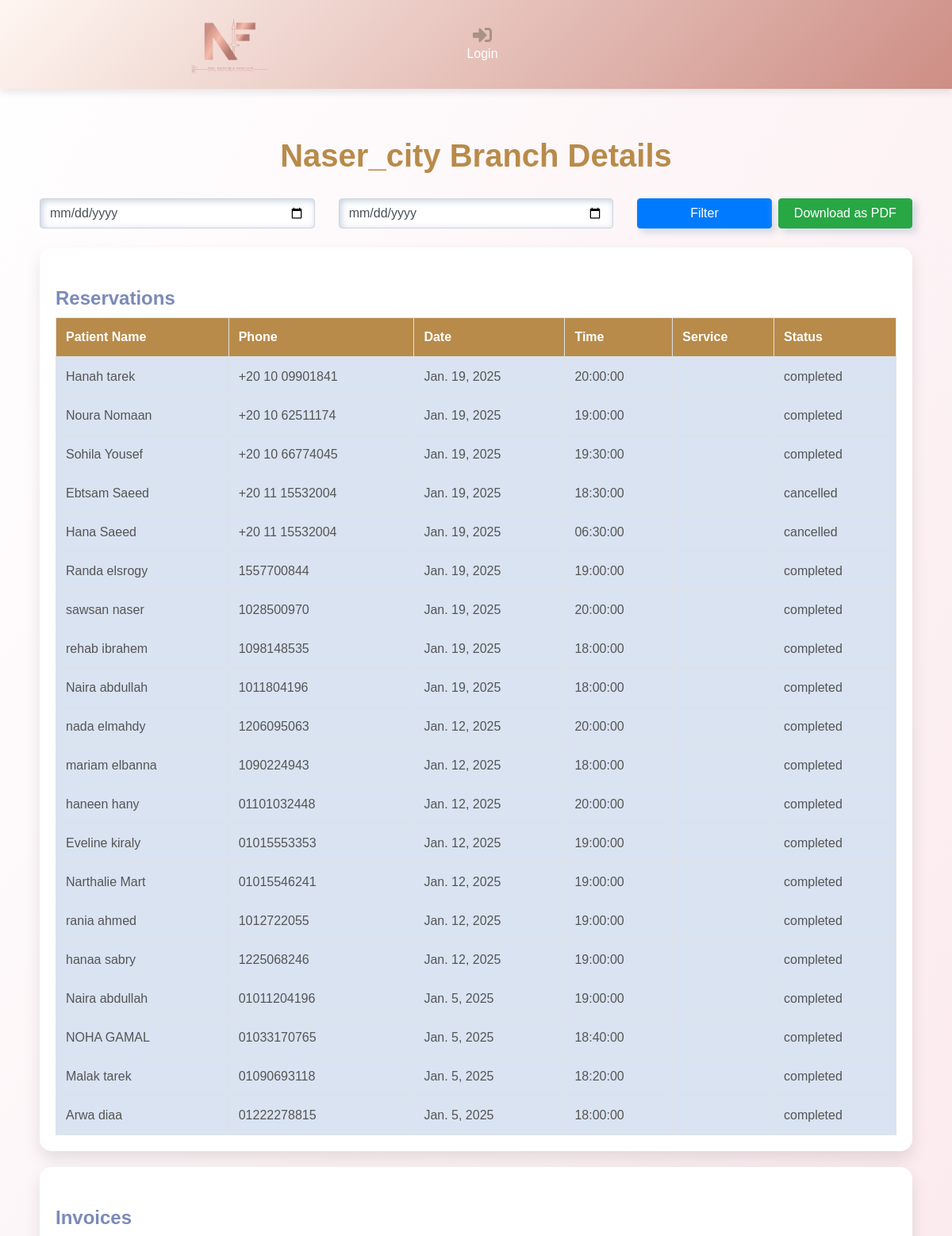
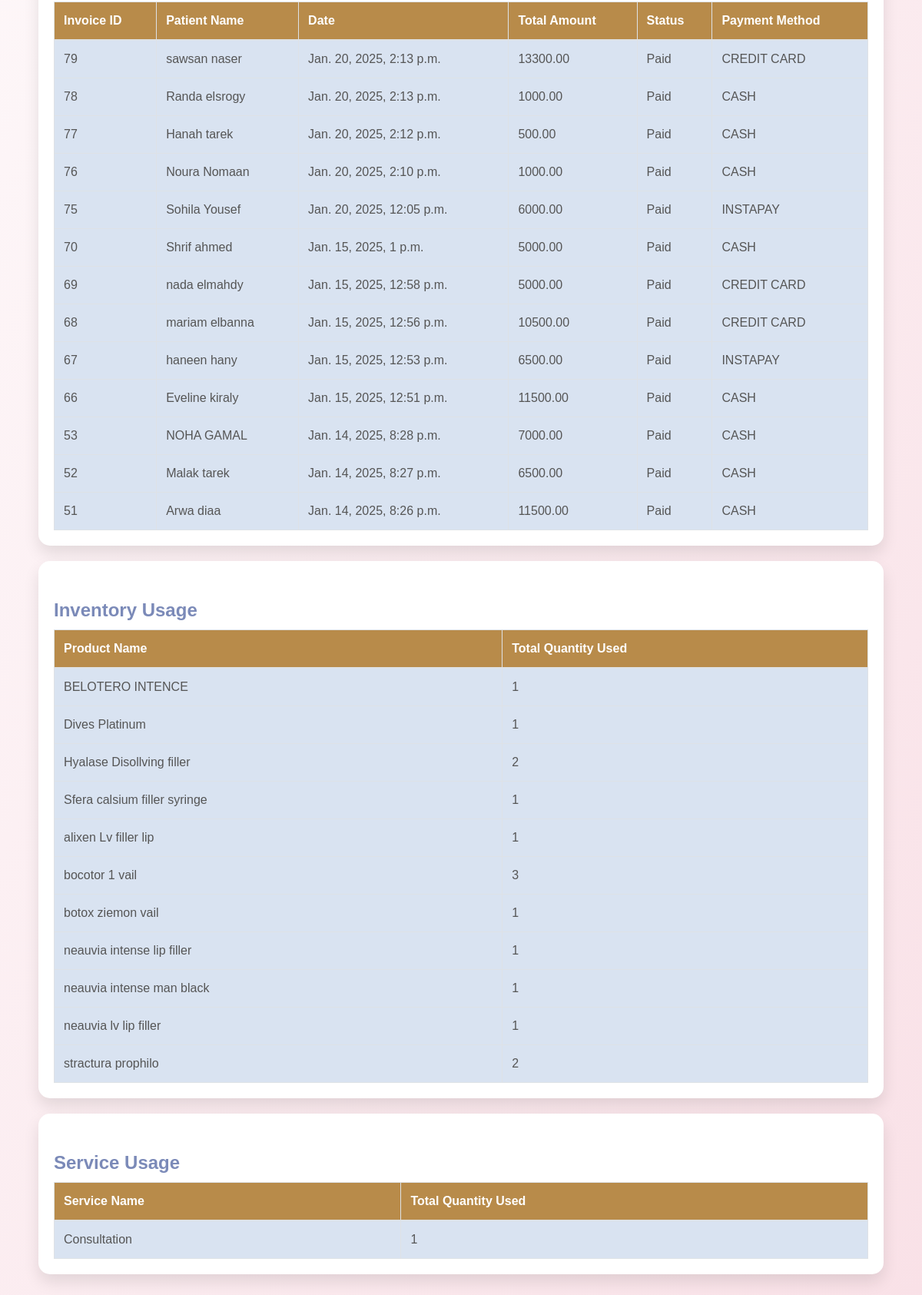
The app's page /naser_city_branch with its own data (2 pictures, top to bottom).
### webapp/models.py (models this page shows, shortened)
class Reserve(models.Model):
    STATUS_CHOICES = [
        ('completed', 'Completed'),
        ('pending', 'Pending'),
        ('cancelled', 'Cancelled'),
    ]
    BRANCH_CHOICES = [
        ('EL_Mohandsen', 'EL_Mohandsen'),
        ('5th_sattelment', '5th_sattelment'),
        ('Naser_city', 'Naser_city'),
    ]
    TYPE_CHOICES = [
        ('old', 'old'),
        ('new', 'new'),
    ]
    SERVICE_CHOICES = [
        ('SKINBOOSTER', 'Skinbooster'),
        ('FILLER', 'Filler'),
        ('DISSOLVING_FILLER', 'Dissolving Filler'),
        ('BOTOX', 'Botox'),
        ('RETOUCH', 'Retouch'),
        ('CONSULTATION', 'Consultation'),
        ('DERMA_PEN', 'Derma Pen'),
        ('LIP_FILLER', 'Lip Filler'),
        ('MESOTHERAPY', 'Mesotherapy'),
    ]
    patient_name = models.CharField(max_length=100)
    phone = models.CharField(max_length=100)
    type = models.CharField(max_length=100, choices=TYPE_CHOICES, default='old')
    date = models.DateField(default=timezone.now)
    time = models.CharField(max_length=10)
    services = models.CharField(default=list, max_length=1000)  # استخدام JSONField لتخزين قائمة الخدمات
    notes = models.CharField(max_length=1000, default='notes')
    created_at = models.DateTimeField(auto_now_add=True)
    status = models.CharField(max_length=10, choices=STATUS_CHOICES, default='pending')
    Branch = models.CharField(max_length=50, choices=BRANCH_CHOICES, default='Branch')
    class Meta:
        ordering = ['-created_at']

class Payment(models.Model):
    STATUS_CHOICES = [
        ('Paid', 'Paid'),
        ('Pending', 'Pending'),
        ('Cancelled', 'Cancelled'),
    ]
    METHOD_CHOICES = [
        ('INSTAPAY', 'INSTAPAY'),
        ('CASH', 'CASH'),
        ('CREDIT CARD', 'CREDIT CARD'),
        ('E_WALLET', 'E_WALLET'),
    ]
    BRANCH_CHOICES = [
        ('EL_Mohandsen', 'EL_Mohandsen'),
        ('5th_sattelment', '5th_sattelment'),
        ('Naser_city', 'Naser_city'),
    ]
    TYPE_CHOICES = [
        ('Pay', 'Pay'),
        ('Refund', 'Refund'),
    ]
    patient = models.CharField(max_length=100)
    Branch = models.CharField(max_length=50, choices=BRANCH_CHOICES, default='Branch')
    date = models.DateField(null=True, blank=True, default=timezone.now)
    created_at = models.DateTimeField(auto_now_add=True)
    status = models.CharField(max_length=20, choices=STATUS_CHOICES, default='Pending')
    method = models.CharField(max_length=100, choices=METHOD_CHOICES, default='CASH')
    type = models.CharField(max_length=50, choices=TYPE_CHOICES, default='Pay')
    services = models.ManyToManyField(Service, through='PaymentService')
    inventory = models.ManyToManyField(Inventory, through='PaymentInventory')
    class Meta:
        ordering = ['-created_at']
    def get_total_service(self):
        return sum([ps.price_at_time_of_payment * ps.quantity for ps in self.paymentservice_set.all()])
    def get_total_products(self):
        return sum([pi.price_at_time_of_payment * pi.quantity for pi in self.paymentinventory_set.all()])
    def get_total_amount(self):
        return self.get_total_service() + self.get_total_products()

class PaymentInventory(models.Model):
    payment = models.ForeignKey(Payment, on_delete=models.CASCADE)
    inventory = models.ForeignKey(Inventory, on_delete=models.CASCADE)
    quantity = models.PositiveIntegerField(default=1)
    price_at_time_of_payment = models.DecimalField(max_digits=10, decimal_places=2, default=0)
    created_at = models.DateTimeField(auto_now_add=True)

class PaymentService(models.Model):
    payment = models.ForeignKey(Payment, on_delete=models.CASCADE)
    service = models.ForeignKey(Service, on_delete=models.CASCADE)
    quantity = models.PositiveIntegerField(default=1)
    price_at_time_of_payment = models.DecimalField(max_digits=10, decimal_places=2, default=0)
    created_at = models.DateTimeField(auto_now_add=True)

class Inventory(models.Model):
    item_name = models.CharField(max_length=300)
    item_quantity = models.IntegerField()  # الكمية الموجودة في المخزن
    item_price = models.DecimalField(max_digits=10, decimal_places=2,default=0)
    item_cost = models.DecimalField(max_digits=10, decimal_places=2)  # تكلفة المنتج
    company_source = models.ForeignKey(Companies, on_delete=models.CASCADE, related_name='inventory_items')
    created_at = models.DateTimeField(auto_now_add=True)

class Service(models.Model):
    name = models.CharField(max_length=100)
    price = models.DecimalField(max_digits=10, decimal_places=2)  # سعر الخدمة

### webapp/views.py (the view, shortened to what this page needs)
# urls.py: path('naser_city_branch', views.naser_city_branch, name='naser_city_branch'),
def naser_city_branch(request):
    start_date = request.GET.get('start_date')
    end_date = request.GET.get('end_date')
    export_pdf = request.GET.get('export_pdf')
    if start_date and end_date:
        try:
            start_date = datetime.strptime(start_date, '%Y-%m-%d')
            end_date = datetime.strptime(end_date, '%Y-%m-%d')
            reservations = Reserve.objects.filter(Branch='Naser_city', date__range=[start_date, end_date])
            invoices = Payment.objects.filter(Branch='Naser_city', date__range=[start_date, end_date])
            inventory_usage = PaymentInventory.objects.filter(payment__Branch='Naser_city', payment__date__range=[start_date, end_date]).values(
                'inventory__item_name'
            ).annotate(total_quantity_used=Sum('quantity'))
            service_usage = PaymentService.objects.filter(payment__Branch='Naser_city', payment__date__range=[start_date, end_date]).values(
                'service__name'
            ).annotate(total_quantity_used=Sum('quantity'))
        except ValueError:
            reservations = Reserve.objects.filter(Branch='Naser_city')
            invoices = Payment.objects.filter(Branch='Naser_city')
            inventory_usage = PaymentInventory.objects.filter(payment__Branch='Naser_city').values(
                'inventory__item_name'
            ).annotate(total_quantity_used=Sum('quantity'))
            service_usage = PaymentService.objects.filter(payment__Branch='Naser_city').values(
                'service__name'
            ).annotate(total_quantity_used=Sum('quantity'))
    else:
        reservations = Reserve.objects.filter(Branch='Naser_city')
        invoices = Payment.objects.filter(Branch='Naser_city')
        inventory_usage = PaymentInventory.objects.filter(payment__Branch='Naser_city').values(
            'inventory__item_name'
        ).annotate(total_quantity_used=Sum('quantity'))
        service_usage = PaymentService.objects.filter(payment__Branch='Naser_city').values(
            'service__name'
        ).annotate(total_quantity_used=Sum('quantity'))
    context = {
        'reservations': reservations,
        'invoices': invoices,
        'inventory_usage': inventory_usage,
        'service_usage': service_usage,
        'start_date': start_date.strftime('%Y-%m-%d') if start_date else '',
        'end_date': end_date.strftime('%Y-%m-%d') if end_date else ''
    }
    return render(request, 'web/naser_city_branch.html', context)

### templates/web/naser_city_branch.html (shortened to what this page needs)
{% extends 'base.html' %}
{% block content %}
<!DOCTYPE html>
<html lang="en">
<head>
    <link rel="stylesheet" href="https://stackpath.bootstrapcdn.com/bootstrap/4.5.2/css/bootstrap.min.css">
    <link rel="stylesheet" href="https://cdnjs.cloudflare.com/ajax/libs/font-awesome/5.15.4/css/all.min.css">
</head>
<body>
    <div class="container">
        <h1 class="text-center">Naser_city Branch Details</h1>
        <form method="get" class="mb-4">
            <div class="row">
                <div class="col-md-4">
                    <input type="date" name="start_date" class="form-control" placeholder="Start Date" value="{{ start_date }}">
                </div>
                <div class="col-md-4">
                    <input type="date" name="end_date" class="form-control" placeholder="End Date" value="{{ end_date }}">
                </div>
                <div class="col-md-4 d-flex">
                    <button type="submit" class="btn btn-primary mr-2 w-100">Filter</button>
                    <button type="submit" name="export_pdf" value="true" class="btn btn-success w-100">Download as PDF</button>
                </div>
            </div>
        </form>
        <div class="card">
            <div class="card-body">
                <h4 class="section-title">Reservations</h4>
                <div class="table-responsive">
                    <table class="table table-bordered">
                        <thead>
                            <tr>
                                <th>Patient Name</th>
                                <th>Phone</th>
                                <th>Date</th>
                                <th>Time</th>
                                <th>Service</th>
                                <th>Status</th>
                            </tr>
                        </thead>
                        <tbody>
                            {% for reservation in reservations %}
                            <tr>
                                <td>{{ reservation.patient_name}}</td>
                                <td>{{ reservation.phone }}</td>
                                <td>{{ reservation.date }}</td>
                                <td>{{ reservation.time }}</td>
                                <td>{{ reservation.service }}</td>
                                <td>{{ reservation.status }}</td>
                            </tr>
                            {% endfor %}
                        </tbody>
                    </table>
                </div>
            </div>
        </div>
        <div class="card">
            <div class="card-body">
                <h4 class="section-title">Invoices</h4>
                <div class="table-responsive">
                    <table class="table table-bordered">
                        <thead>
                            <tr>
                                <th>Invoice ID</th>
                                <th>Patient Name</th>
                                <th>Date</th>
                                <th>Total Amount</th>
                                <th>Status</th>
                                <th>Payment Method</th>
                            </tr>
                        </thead>
                        <tbody>
                            {% for invoice in invoices %}
                            <tr>
                                <td>{{ invoice.id }}</td>
                                <td>{{ invoice.patient }}</td>
                                <td>{{ invoice.created_at }}</td>
                                <td>{{ invoice.get_total_amount }}</td>
                                <td>{{ invoice.status }}</td>
                                <td>{{ invoice.method }}</td>
                            </tr>
                            {% endfor %}
                        </tbody>
                    </table>
                </div>
            </div>
        </div>
        <div class="card">
            <div class="card-body">
                <h4 class="section-title">Inventory Usage</h4>
                <div class="table-responsive">
                    <table class="table table-bordered">
                        <thead>
                            <tr>
                                <th>Product Name</th>
                                <th>Total Quantity Used</th>
                            </tr>
                        </thead>
                        <tbody>
                            {% for item in inventory_usage %}
                            <tr>
                                <td>{{ item.inventory__item_name }}</td>
                                <td>{{ item.total_quantity_used }}</td>
                            </tr>
                            {% endfor %}
                        </tbody>
                    </table>
                </div>
            </div>
        </div>
        <div class="card">
            <div class="card-body">
                <h4 class="section-title">Service Usage</h4>
                <div class="table-responsive">
                    <table class="table table-bordered">
                        <thead>
                            <tr>
                                <th>Service Name</th>
                                <th>Total Quantity Used</th>
                            </tr>
                        </thead>
                        <tbody>
                            {% for service in service_usage %}
                            <tr>
                                <td>{{ service.service__name }}</td>
                                <td>{{ service.total_quantity_used }}</td>
                            </tr>
                            {% endfor %}
                        </tbody>
                    </table>
                </div>
            </div>
        </div>
    </div>
</body>
</html>
{% endblock %}

### templates/parts/navbar.html (style rules this page uses)
* { box-sizing: border-box; margin: 0; padding: 0; font-family: 'Arial', sans-serif; }

### templates/web/naser_city_branch.html (style rules this page uses)
body { background: linear-gradient(120deg, #ffffff, #f9e1e7); font-family: 'Poppins', sans-serif; }
.container { padding: 20px; }
h1 { color: #b88b4a; font-weight: bold; margin-bottom: 30px; }
.section-title { color: #333; margin-top: 30px; margin-bottom: 10px; font-weight: bold; }
.card { border: none; box-shadow: 0 10px 20px rgba(0, 0, 0, 0.1); border-radius: 15px; margin-bottom: 20px; }
.table { margin-bottom: 0; color: #333; }
.table th { background-color: #b88b4a; color: #fff; }
.table td { color: #555; }
.table-responsive { overflow-x: auto; }

### records on screen
Reserve: patient_name "Hanah tarek", phone "+20 10 09901841", date "Jan. 19, 2025", time "20:00:00", status "completed"
Reserve: patient_name "Noura Nomaan", phone "+20 10 62511174", date "Jan. 19, 2025", time "19:00:00", status "completed"
Reserve: patient_name "Sohila Yousef", phone "+20 10 66774045", date "Jan. 19, 2025", time "19:30:00", status "completed"
Reserve: patient_name "Ebtsam Saeed", phone "+20 11 15532004", date "Jan. 19, 2025", time "18:30:00", status "cancelled"
Reserve: patient_name "Hana Saeed", phone "+20 11 15532004", date "Jan. 19, 2025", time "06:30:00", status "cancelled"
Reserve: patient_name "Randa elsrogy", phone "1557700844", date "Jan. 19, 2025", time "19:00:00", status "completed"
Reserve: patient_name "sawsan naser", phone "1028500970", date "Jan. 19, 2025", time "20:00:00", status "completed"
Reserve: patient_name "rehab ibrahem", phone "1098148535", date "Jan. 19, 2025", time "18:00:00", status "completed"
Reserve: patient_name "Naira abdullah", phone "1011804196", date "Jan. 19, 2025", time "18:00:00", status "completed"
Reserve: patient_name "nada elmahdy", phone "1206095063", date "Jan. 12, 2025", time "20:00:00", status "completed"
Reserve: patient_name "mariam elbanna", phone "1090224943", date "Jan. 12, 2025", time "18:00:00", status "completed"
Reserve: patient_name "haneen hany", phone "01101032448", date "Jan. 12, 2025", time "20:00:00", status "completed"
Reserve: patient_name "Eveline kiraly", phone "01015553353", date "Jan. 12, 2025", time "19:00:00", status "completed"
Reserve: patient_name "Narthalie Mart", phone "01015546241", date "Jan. 12, 2025", time "19:00:00", status "completed"
Reserve: patient_name "rania ahmed", phone "1012722055", date "Jan. 12, 2025", time "19:00:00", status "completed"
Reserve: patient_name "hanaa sabry", phone "1225068246", date "Jan. 12, 2025", time "19:00:00", status "completed"
Reserve: patient_name "Naira abdullah", phone "01011204196", date "Jan. 5, 2025", time "19:00:00", status "completed"
Reserve: patient_name "NOHA GAMAL", phone "01033170765", date "Jan. 5, 2025", time "18:40:00", status "completed"
Reserve: patient_name "Malak tarek", phone "01090693118", date "Jan. 5, 2025", time "18:20:00", status "completed"
Reserve: patient_name "Arwa diaa", phone "01222278815", date "Jan. 5, 2025", time "18:00:00", status "completed"
Payment: id "79", patient "sawsan naser", created_at "Jan. 20, 2025, 2:13 p.m.", get_total_amount "13300.00", status "Paid", method "CREDIT CARD"
Payment: id "78", patient "Randa elsrogy", created_at "Jan. 20, 2025, 2:13 p.m.", get_total_amount "1000.00", status "Paid", method "CASH"
Payment: id "77", patient "Hanah tarek", created_at "Jan. 20, 2025, 2:12 p.m.", get_total_amount "500.00", status "Paid", method "CASH"
Payment: id "76", patient "Noura Nomaan", created_at "Jan. 20, 2025, 2:10 p.m.", get_total_amount "1000.00", status "Paid", method "CASH"
Payment: id "75", patient "Sohila Yousef", created_at "Jan. 20, 2025, 12:05 p.m.", get_total_amount "6000.00", status "Paid", method "INSTAPAY"
Payment: id "70", patient "Shrif ahmed", created_at "Jan. 15, 2025, 1 p.m.", get_total_amount "5000.00", status "Paid", method "CASH"
Payment: id "69", patient "nada elmahdy", created_at "Jan. 15, 2025, 12:58 p.m.", get_total_amount "5000.00", status "Paid", method "CREDIT CARD"
Payment: id "68", patient "mariam elbanna", created_at "Jan. 15, 2025, 12:56 p.m.", get_total_amount "10500.00", status "Paid", method "CREDIT CARD"
Payment: id "67", patient "haneen hany", created_at "Jan. 15, 2025, 12:53 p.m.", get_total_amount "6500.00", status "Paid", method "INSTAPAY"
Payment: id "66", patient "Eveline kiraly", created_at "Jan. 15, 2025, 12:51 p.m.", get_total_amount "11500.00", status "Paid", method "CASH"
Payment: id "53", patient "NOHA GAMAL", created_at "Jan. 14, 2025, 8:28 p.m.", get_total_amount "7000.00", status "Paid", method "CASH"
Payment: id "52", patient "Malak tarek", created_at "Jan. 14, 2025, 8:27 p.m.", get_total_amount "6500.00", status "Paid", method "CASH"
Payment: id "51", patient "Arwa diaa", created_at "Jan. 14, 2025, 8:26 p.m.", get_total_amount "11500.00", status "Paid", method "CASH"
Inventory: inventory__item_name "BELOTERO INTENCE", total_quantity_used "1"
Inventory: inventory__item_name "Dives Platinum", total_quantity_used "1"
Inventory: inventory__item_name "Hyalase Disollving filler", total_quantity_used "2"
Inventory: inventory__item_name "Sfera calsium filler syringe", total_quantity_used "1"
Inventory: inventory__item_name "alixen Lv filler lip", total_quantity_used "1"
Inventory: inventory__item_name "bocotor 1 vail", total_quantity_used "3"
Inventory: inventory__item_name "botox ziemon vail", total_quantity_used "1"
Inventory: inventory__item_name "neauvia intense lip filler", total_quantity_used "1"
Inventory: inventory__item_name "neauvia intense man black", total_quantity_used "1"
Inventory: inventory__item_name "neauvia lv lip filler", total_quantity_used "1"
Inventory: inventory__item_name "stractura prophilo", total_quantity_used "2"
Service: service__name "Consultation", total_quantity_used "1"
